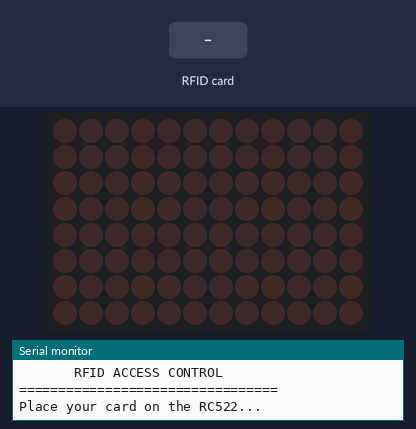
The sketch below on a simulated Arduino Uno R4 WiFi. Shown: 12×8 LED matrix, the last lines printed to the serial monitor. Inputs (shaded band) come from the test bench.

Above: at 1.2 s.
1.3 s: RFID card F7 66 A9 5F held to the reader
At 2.4 s:
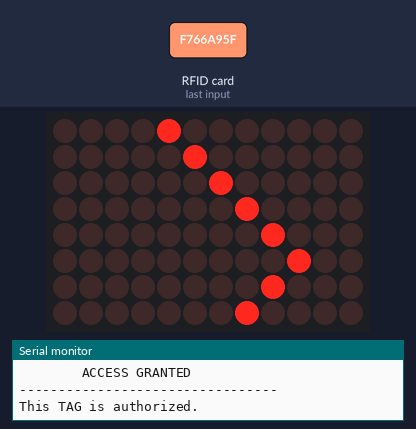
2.8 s: RFID card 5E 7A 19 C4 held to the reader
At 4.9 s:
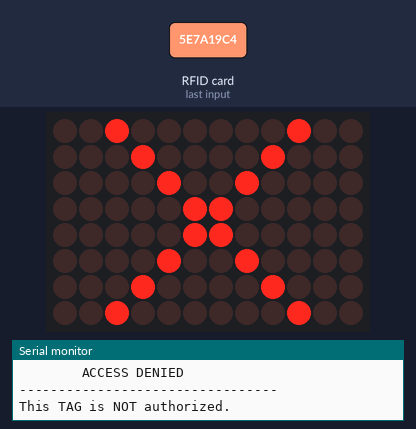
5.8 s: RFID card 47 B8 44 62 held to the reader
At 8.5 s:
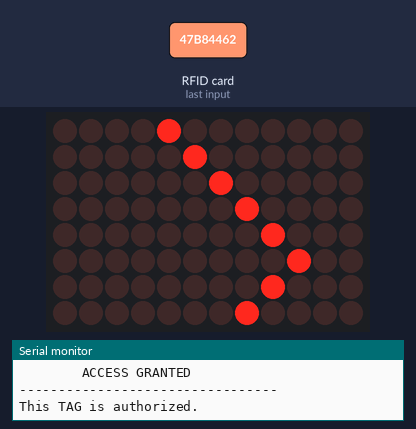
Timing chart, 0 to 10.0 s (numbered marks = the images above; inputs shaded):
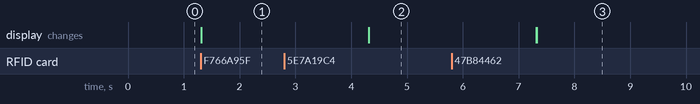

Measured:
- after the input at 1.3 s, the display: changes at once (image 1)
- after the input at 2.8 s, the display: first differs from a run without the input after 1.5 s (image 2)
- after the input at 5.8 s, the display: first differs from a run without the input after 1.5 s (image 3)

The sketch:

ACCESS_NFC.ino
```cpp
#include <SPI.h>
#include <MFRC522.h>
#include "Arduino_LED_Matrix.h"

#define SS_PIN 10
#define RST_PIN 9

MFRC522 rfid(SS_PIN, RST_PIN);
// LED MATRIX

ArduinoLEDMatrix matrix;

// Maximum number of authorized TAGs
#define MAX_AUTHORIZED_TAGS 10

// Maximum UID size
#define MAX_UID_SIZE 10


// List of authorized UIDs
byte authorizedUIDs[MAX_AUTHORIZED_TAGS][MAX_UID_SIZE] = {

  // TAG 1
  {0xF7, 0x66, 0xA9, 0x5F},

  // TAG 2
  // Example:
  {0x47, 0xB8, 0x44, 0x62},

};


// UID size of each authorized TAG
byte authorizedUIDSizes[MAX_AUTHORIZED_TAGS] = {

  // TAG 1
  4,

  // TAG 2
  4,

};


// Number of authorized TAGs
byte authorizedTagCount = 2;

// LED MATRIX

// CHECK MARK
const uint32_t accessGranted[] = {
  0x08004002,
  0x00100080,
  0x04008010
};

// CROSS
const uint32_t accessDenied[] = {
  0x20410809,
  0x00600600,
  0x90108204
};

// EMPTY MATRIX
const uint32_t matrixClear[] = {
  0x00000000,
  0x00000000,
  0x00000000
};


void setup() {

  Serial.begin(9600);

  SPI.begin();
  rfid.PCD_Init();

  matrix.begin();

  // Clear matrix
  matrix.loadFrame(matrixClear);


  Serial.println();
  Serial.println("=================================");
  Serial.println("       RFID ACCESS CONTROL");
  Serial.println("=================================");
  Serial.println();

  Serial.println("Place your card on the RC522...");
}

void loop() {

  if (!rfid.PICC_IsNewCardPresent())
    return;

  if (!rfid.PICC_ReadCardSerial())
    return;


  Serial.println();
  Serial.println("=================================");
  Serial.println("          CARD DETECTED");
  Serial.println("=================================");


  Serial.print("UID: ");

  for (byte i = 0; i < rfid.uid.size; i++) {

    if (rfid.uid.uidByte[i] < 0x10)
      Serial.print("0");

    Serial.print(rfid.uid.uidByte[i], HEX);
    Serial.print(" ");
  }

  Serial.println();


  if (isAuthorized()) {


    Serial.println();
    Serial.println("---------------------------------");
    Serial.println("        ACCESS GRANTED");
    Serial.println("---------------------------------");
    Serial.println("This TAG is authorized.");


    matrix.loadFrame(accessGranted);

  }
  else {

    Serial.println();
    Serial.println("---------------------------------");
    Serial.println("        ACCESS DENIED");
    Serial.println("---------------------------------");
    Serial.println("This TAG is NOT authorized.");

    matrix.loadFrame(accessDenied);
  }


  rfid.PICC_HaltA();
  rfid.PCD_StopCrypto1();

  delay(3000);

  matrix.loadFrame(matrixClear);


  Serial.println();
  Serial.println("Place another card on the RC522...");
}


bool isAuthorized() {

  // Check every authorized TAG
  for (byte tag = 0; tag < authorizedTagCount; tag++) {

    bool match = true;

    // Check UID length
    if (rfid.uid.size != authorizedUIDSizes[tag]) {

      match = false;
    }
    else {

      // Compare every UID byte
      for (byte i = 0; i < rfid.uid.size; i++) {

        if (rfid.uid.uidByte[i] != authorizedUIDs[tag][i]) {

          match = false;
          break;
        }
      }
    }

    // UID matches an authorized TAG
    if (match) {

      Serial.print("Authorized TAG number: ");
      Serial.println(tag + 1);

      return true;
    }
  }

  return false;
}
```
